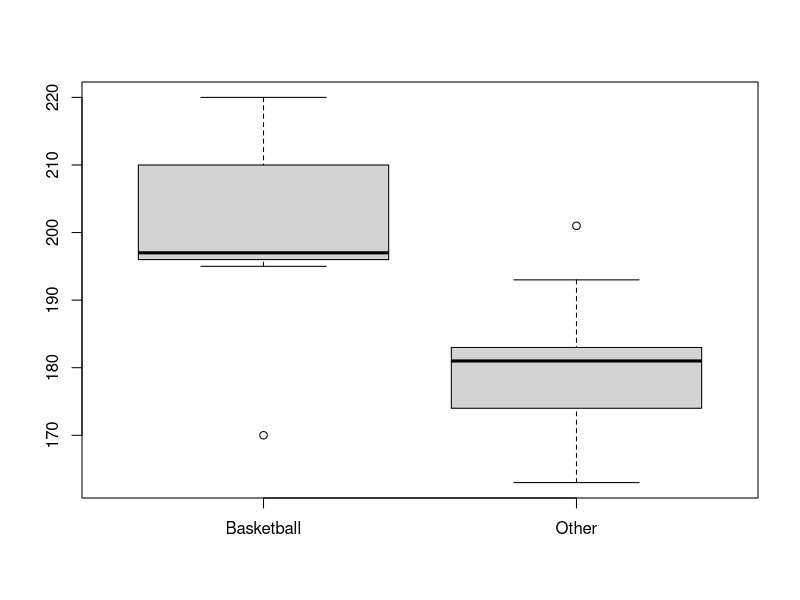
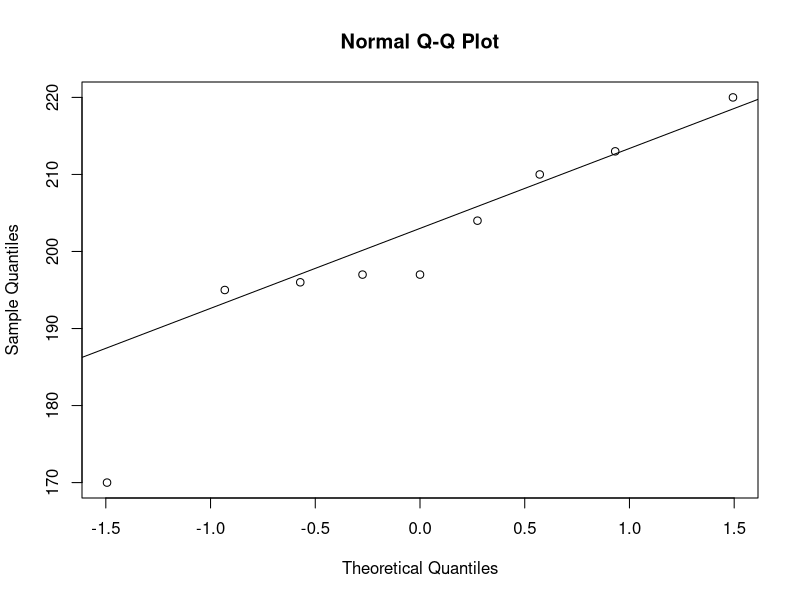
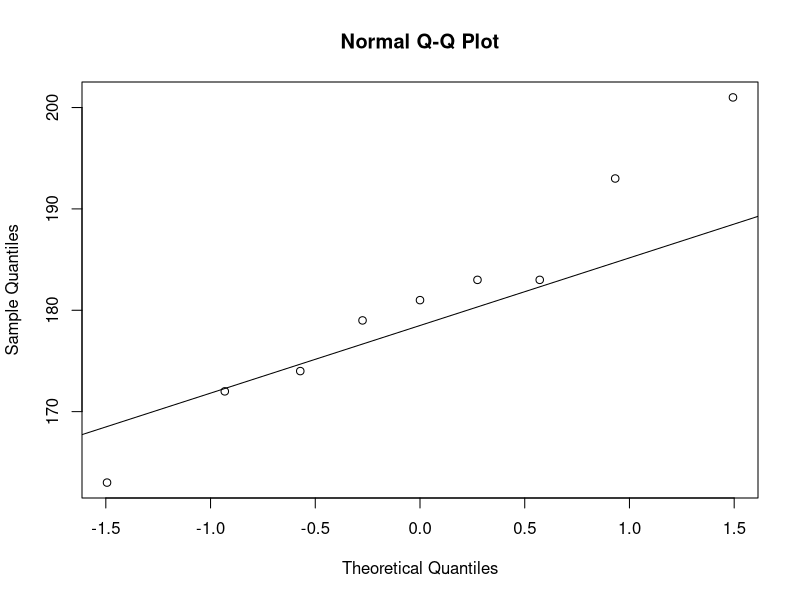
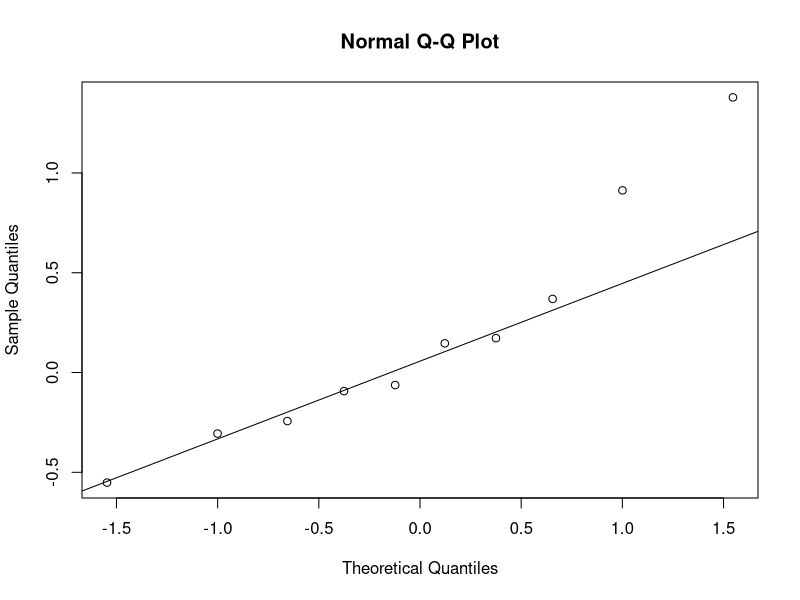
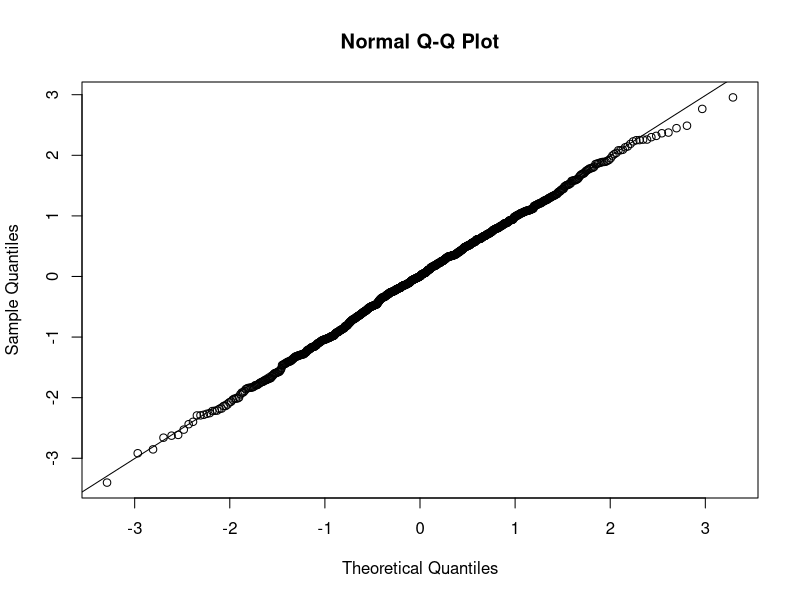
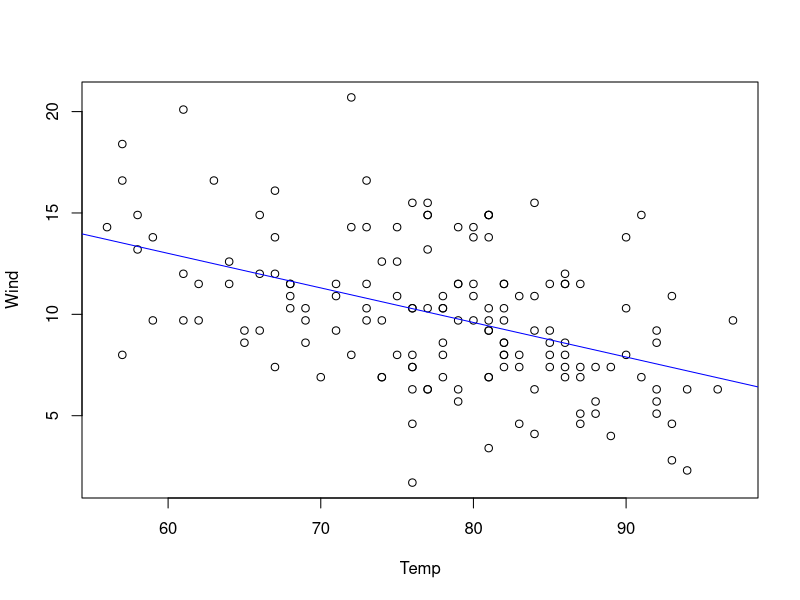
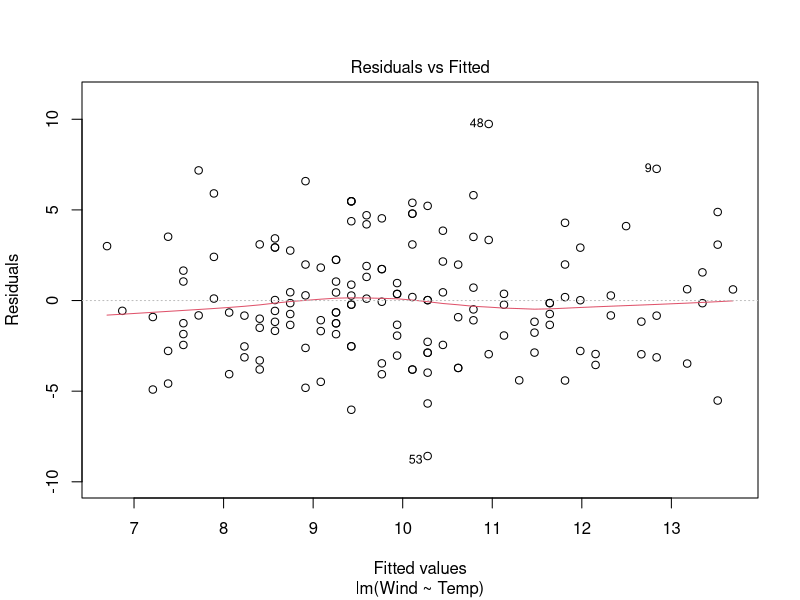
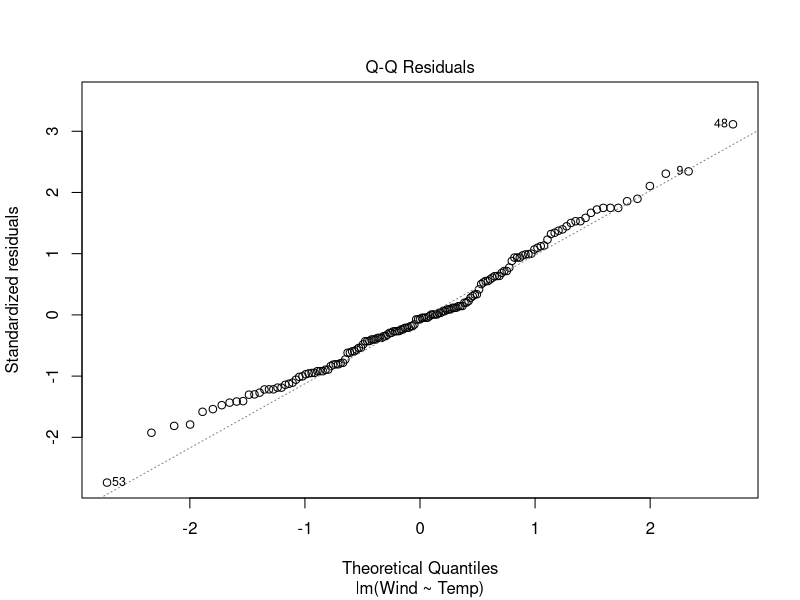

Reproduce these figures in R, in order.

# -----------------------------------------------------------------------------
# Title: Hypothesis testing

# Description: Short introduction to hypothesis testing and linear models in R.
#  This script shows some commands that can be used for hypothesis testing 
#  or linear models, but it does not give the statistical background to these 
#  functions. Please refer to statistical help for this.
#  1) General workflow
#  2) Two sample tests
#  3) Linear models

# Author: Simon Knüsel, based on scripts of Jan Wunder

# Copyright: © Jan Wunder (2016)

# Date: 2019-10-07
# -----------------------------------------------------------------------------


# Load data --------------------
data(airquality)
head(airquality)


# 1) General workflow --------------------
#    1. Formulate hypothesis
#    2. Perform the experiment / Collect data
#    3. Explore data
#    4. Test hypothesis with appropriate test (check test assumptions!)


# 2) Two sample tests --------------------

# Test whether two group means are the same


# Two sample t-test ------

# Test assumptions: 
# i) independent groups (paired = FALSE): data is normally distributed
#    (+ equal variances)
# ii) dependent groups (paired = TRUE): data is normally distributed

#    1. Null Hypothesis: Basketball players are as tall as other people
#    2. Collect data
basketball <- c(196, 195, 213, 170, 197, 204, 220, 210, 197) # height in cm
other <- c(183, 179, 174, 172, 193, 163, 183, 201, 181) # height in cm

#    3. Explore data
boxplot(basketball, other, names = c("Basketball", "Other"))

#    4. Test hypothesis (two sample t-test, independent groups)
t.test(x = basketball, y = other, alternative = "two.sided", paired = FALSE)

# Check test assumptions
qqnorm(basketball)
qqline(basketball)
qqnorm(other)
qqline(other)
# Influence of sample size
basketball_small <- rnorm(n = 10) # randomly sample from normal distribution
qqnorm(basketball_small)
qqline(basketball_small)

basketball_large <- rnorm(n = 1000)
qqnorm(basketball_large)
qqline(basketball_large)


# Wilcoxon test ------

# Test assumptions: 
# i) independent groups (paired = FALSE): groups have the same distribution
# ii) dependent groups (paired = TRUE): groups have the same distribution

#    4. Test hypothesis (wilcoxon text, independent groups)
wilcox.test(x = basketball, y = other, alternative = "two.sided", 
            paired = FALSE)


# 3) Linear models --------------------

# Relationship between wind and temperature
plot(data = airquality, Wind ~ Temp)

linear_model <- lm(data = airquality, Wind ~ Temp)
summary(linear_model)

# add linear model to plot
abline(linear_model, col = "blue")

# diagnostic plots
plot(linear_model)
?plot.lm # more information on the diagnostic plots

